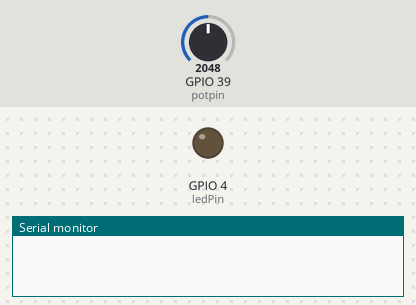
The sketch below on a simulated ESP32. Shown: output pins drawn as LEDs (lit = HIGH), the last lines printed to the serial monitor. Dashed ring = blinking. The inputs (shaded band) are chosen by the test bench; at power-on: GPIO 39 (potpin) = 2048.

Above: at 2.0 s.
At 4.6 s:
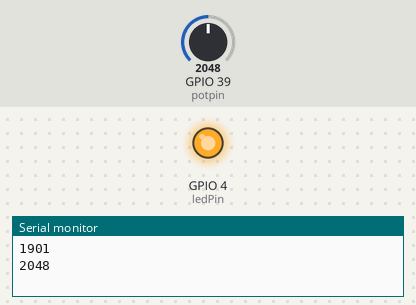
4.7 s: GPIO 39 (potpin) set to 491
9.4 s: GPIO 39 (potpin) set to 0
At 9.97 s:
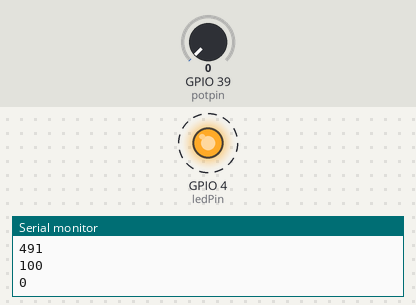
Timing chart, 0 to 20.1 s (numbered marks = the images above; inputs shaded):
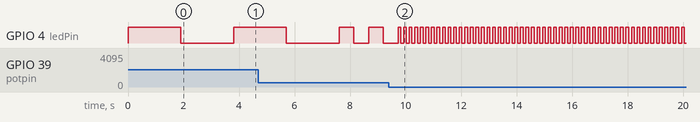

Measured:
- after the input at 9.4 s, GPIO 4 (ledPin): alternates HIGH for 0.10 s and LOW for 0.10 s, starting after 0.43 s

The sketch:

Potentiometer_blink.ino
```cpp
const int potpin = A3;
const int ledPin = 4;
int val = 0;
int freq = 0;
void setup() {
  Serial.begin(9600);
  pinMode(4, OUTPUT);
  // put your setup code here, to run once:

}

void loop() {
  val = analogRead(potpin);
  freq = map(val, 0, 1023, 100, 1000);
  digitalWrite(ledPin, HIGH);
  delay(freq);
  digitalWrite(ledPin, LOW);
  delay(freq);
  Serial.println(freq);
  Serial.println(val);
  // put your main code here, to run repeatedly:

}
```
